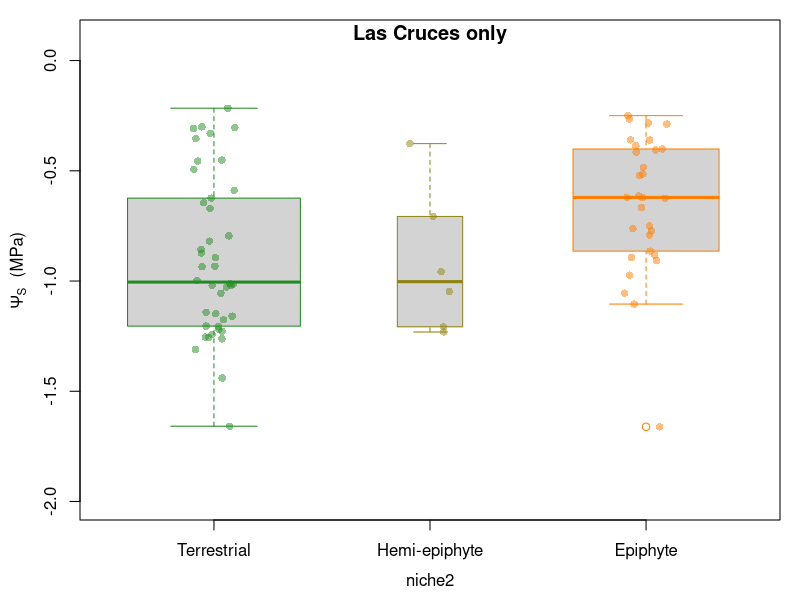
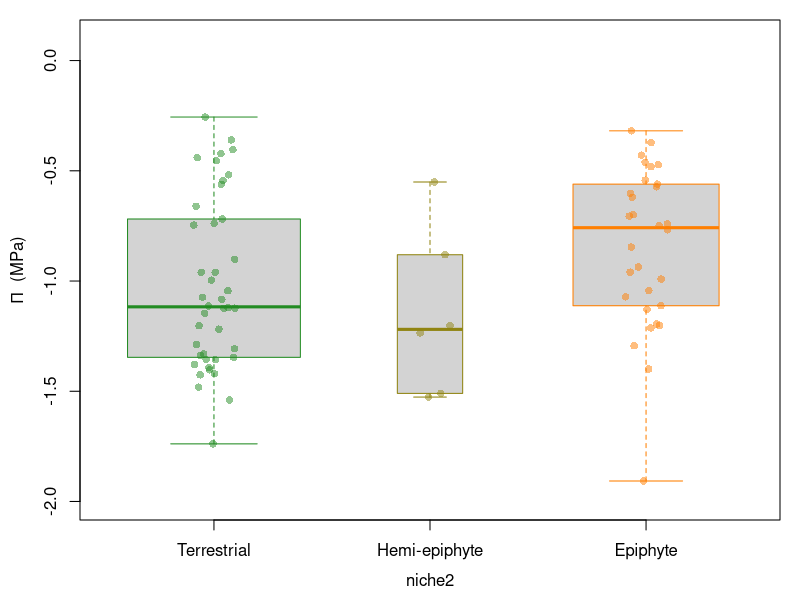
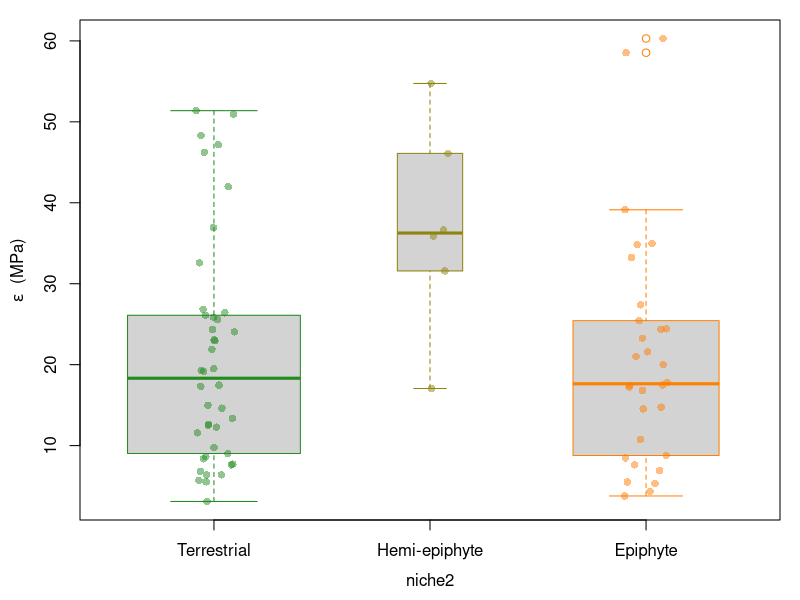
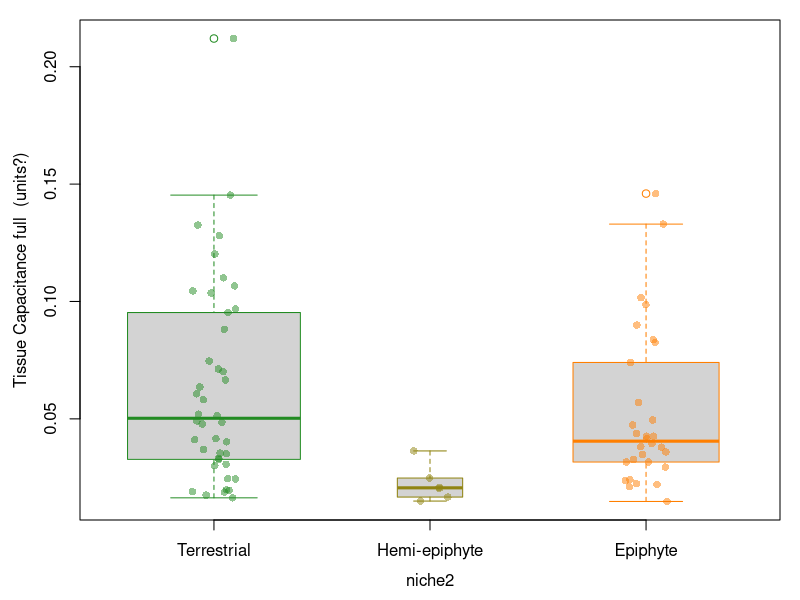
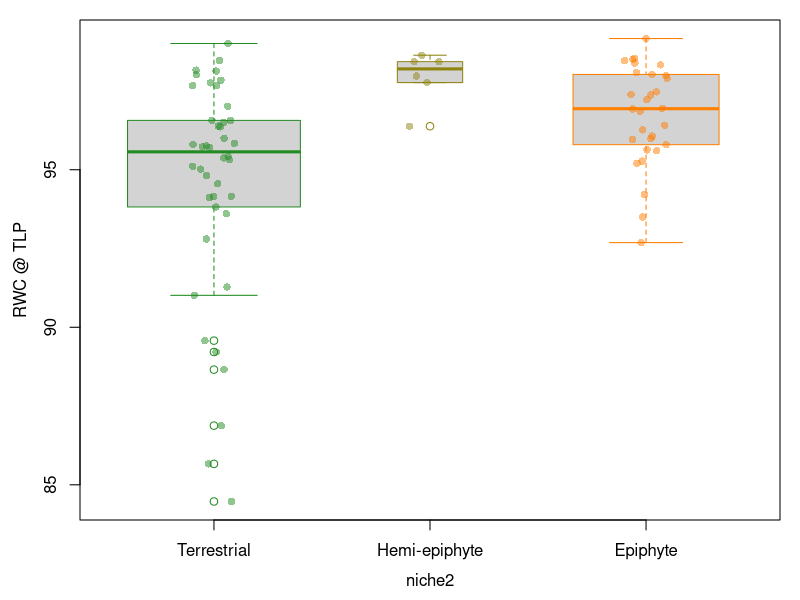

Recreate these plots in R, in order.
## pv curve figures


pv <- read.csv("calculated_data/pv_curves.csv")
  pv$niche2 <- gsub("climber", "hemi-epiphyte", pv$niche)
  pv$niche2 <- as.factor(pv$niche2)

  #reorder from ground to canopy 
  pv$niche2<-factor(pv$niche2, 
                       levels=c("terrestrial", "hemi-epiphyte", "epiphyte"))
  
##only plot las cruces until las selva is double checked
cruces <- pv[pv$site == "las_cruces",]
  
#plot bits-------
boxlabs <- c("Terrestrial", "Hemi-epiphyte", "Epiphyte")
  
gradient <- colorRampPalette(c("forestgreen","darkorange1"))
palette(gradient(3))
trtcols <- palette(gradient(3))
library(scales)
library(doBy)
trtcols2 <- c(alpha(trtcols[1], .5), alpha(trtcols[2], .5),alpha(trtcols[3], .5))
  
#labels

op_lab <- expression(paste(Psi[S], "  (MPa)"))
elasticity_lab <- expression(paste(epsilon, "  (MPa)")) 
tlp_lab <- expression(paste(Pi, "  (MPa)"))
cap_lab <- "Tissue Capacitance  (units?)"

## osmotic potential

par(mgp=c(2.5,1,0), mar=c(4,4,1,1), cex.lab=1)
boxplot(osmotic_potential ~ niche2, data=cruces, xaxt='n',
        varwidth=TRUE,ylab=op_lab,ylim=c(-2,0.1),
        border=trtcols)
axis(1, boxlabs, at=1:3, cex=1.1)
title(main = "Las Cruces only", line=-1)
stripchart(osmotic_potential ~ niche2, data = cruces,
           vertical = TRUE, method = "jitter",
           pch = 16,  col= trtcols2, xaxt='n', add=TRUE)
           
           
## waterpotenail turgor loss point 

par(mgp=c(2.5,1,0), mar=c(4,4,1,1), cex.lab=1)
boxplot(waterpot_tlp ~ niche2, data=cruces, xaxt='n',ylim=c(-2,0.1),
        varwidth=TRUE,ylab=tlp_lab,
        border=trtcols)
axis(1, boxlabs, at=1:3, cex=1.1)
stripchart(waterpot_tlp ~ niche2, data = cruces,
           vertical = TRUE, method = "jitter",
           pch = 16,  col= trtcols2, xaxt='n', add=TRUE)

## elasticity

par(mgp=c(2.5,1,0), mar=c(4,4,1,1), cex.lab=1)
boxplot(elasticity ~ niche2, data=cruces, xaxt='n',
        varwidth=TRUE,ylab=elasticity_lab,
        border=trtcols)
axis(1, boxlabs, at=1:3, cex=1.1)
stripchart(elasticity ~ niche2, data = cruces,
           vertical = TRUE, method = "jitter",
           pch = 16,  col= trtcols2, xaxt='n', add=TRUE)

## capacitance full

par(mgp=c(2.5,1,0), mar=c(4,4,1,1), cex.lab=1)
boxplot(capacitance_full ~ niche2, data=cruces, xaxt='n',
        varwidth=TRUE,ylab="Tissue Capacitance full  (units?)",
        border=trtcols)
axis(1, boxlabs, at=1:3, cex=1.1)
stripchart(capacitance_full ~ niche2, data = cruces,
           vertical = TRUE, method = "jitter",
           pch = 16,  col= trtcols2, xaxt='n', add=TRUE)

## RWC @TLP
          
par(mgp=c(2.5,1,0), mar=c(4,4,1,1), cex.lab=1)
boxplot(rwc_tlp ~ niche2, data=cruces, xaxt='n',
        varwidth=TRUE,ylab="RWC @ TLP",
        border=trtcols)
axis(1, boxlabs, at=1:3, cex=1.1)
stripchart(rwc_tlp ~ niche2, data = cruces,
           vertical = TRUE, method = "jitter",
           pch = 16,  col= trtcols2, xaxt='n', add=TRUE) 